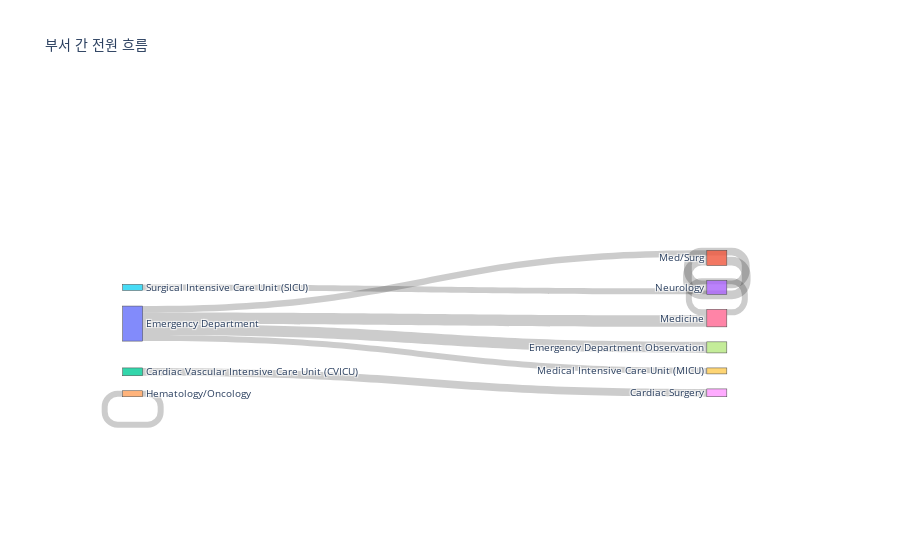

Source (notebook cell):
### Markdown cell above
#### Q16-4) Sankey Diagram 생성

계산한 이동 빈도를 바탕으로 Top 10 이동 경로에 대한 Sankey Diagram을 생성하세요.

### Code cell
# Top 10 이동 경로에 대한 모든 고유 department 목록 생성
all_depts = pd.concat([top10_flow_counts['department'], top10_flow_counts['next_department']]).unique()
dept_to_idx = {dept: idx for idx, dept in enumerate(all_depts)}

# Sankey Diagram 데이터 준비
source = [dept_to_idx[dept] for dept in top10_flow_counts['department']]
target = [dept_to_idx[dept] for dept in top10_flow_counts['next_department']]
value = top10_flow_counts['value'].tolist()

# Sankey Diagram 생성
fig = go.Figure(data=[go.Sankey(
    node=dict(
        label=[str(dept) for dept in all_depts],
        pad=15,
        thickness=20
    ),
    link=dict(
        source=source,
        target=target,
        value=value
    )
)])

fig.update_layout(title="부서 간 전원 흐름", font_size=10)
fig.show()

### Figure 1 — Plotly figure (JSON) as saved in the notebook; plotly's stock layout.template omitted (floating-point values rounded to 4 significant figures)
{"data": [{"link": {"source": [0, 0, 1, 2, 3, 0, 4, 5, 0, 6], "target": [6, 7, 1, 8, 3, 1, 4, 3, 9, 6], "value": [25, 24, 19, 17, 17, 14, 13, 13, 13, 13]}, "node": {"label": ["Emergency Department", "Med/Surg", "Cardiac Vascular Intensive Care Unit (CVICU)", "Neurology", "Hematology/Oncology", "Surgical Intensive Care Unit (SICU)", "Medicine", "Emergency Department Observation", "Cardiac Surgery", "Medical Intensive Care Unit (MICU)"], "pad": 15, "thickness": 20}, "type": "sankey"}], "layout": {"font": {"size": 10}, "title": {"text": "부서 간 전원 흐름"}}}
